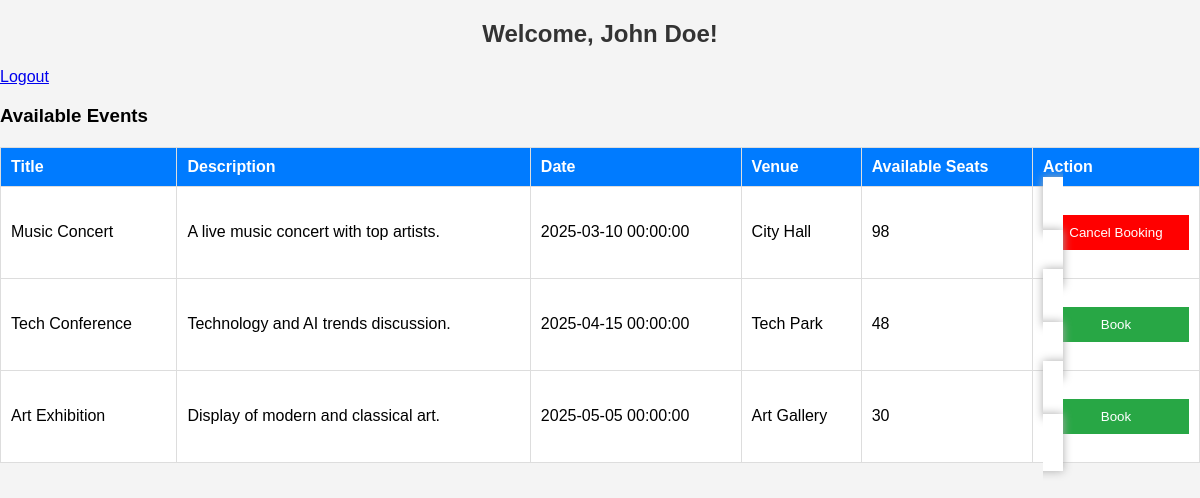
/events.php (signed in), run on the app's committed database.
### tables this page shows
CREATE TABLE `events` (
  `id` int(11) NOT NULL,
  `title` varchar(255) NOT NULL,
  `description` text NOT NULL,
  `date` datetime NOT NULL,
  `venue` varchar(255) NOT NULL,
  `available_seats` int(11) NOT NULL
);

### events.php (the view, shortened to what this page needs)
<?php
include 'config.php';
$user_id = $_SESSION['user_id'];
$result = $conn->query("SELECT * FROM events WHERE available_seats > 0 ORDER BY date ASC");
?>
<!DOCTYPE html>
<html lang="en">
<head>
    <link rel="stylesheet" href="styles.css">
</head>
<body>
    <h2>Welcome, <?php echo $_SESSION['user_name']; ?>!</h2>
    <a href="logout.php">Logout</a>
    <h3>Available Events</h3>
    <table border="1">
        <tr>
            <th>Title</th>
            <th>Description</th>
            <th>Date</th>
            <th>Venue</th>
            <th>Available Seats</th>
            <th>Action</th>
        </tr>
        <?php while ($row = $result->fetch_assoc()) { ?>
            <tr>
                <td><?php echo $row['title']; ?></td>
                <td><?php echo $row['description']; ?></td>
                <td><?php echo $row['date']; ?></td>
                <td><?php echo $row['venue']; ?></td>
                <td><?php echo $row['available_seats']; ?></td>
                <td>
                    <?php
                    $checkBooking = $conn->prepare("SELECT * FROM bookings WHERE user_id = ? AND event_id = ?");
                    $checkBooking->bind_param("ii", $user_id, $row['id']);
                    $checkBooking->execute();
                    $checkBookingResult = $checkBooking->get_result();
                    if ($checkBookingResult->num_rows > 0) { ?>
                        <form action="events.php" method="post" style="display:inline;">
                            <button type="submit" name="cancel_booking" style="background-color:red; color:white;">Cancel Booking</button>
                        </form>
                    <?php } elseif ($row['available_seats'] > 0) { ?>
                        <form action="events.php" method="post" style="display:inline;">
                            <button type="submit" name="book_event">Book</button>
                        </form>
                    <?php } else { ?>
                        <span>Sold Out</span>
                    <?php } ?>
                </td>
            </tr>
        <?php } ?>
    </table>
</body>
</html>

### styles.css (style rules this page uses)
body { font-family: Arial, sans-serif; margin: 0; padding: 0; background-color: #f4f4f4; }
h2 { text-align: center; color: #333; }
form { background: #fff; padding: 20px; margin: 20px auto; width: 50%; box-shadow: 0px 0px 10px 0px #aaa; }
button { display: block; width: 100%; padding: 10px; background: #28a745; color: #fff; border: none; cursor: pointer; }
table { width: 100%; border-collapse: collapse; margin: 20px 0; }
table, th, td { border: 1px solid #ddd; padding: 10px; text-align: left; }
th { background: #007bff; color: #fff; }
td { background: #fff; }

### data on the page
events: title "Music Concert", description "A live music concert with top artists.", date "2025-03-10 00:00:00", venue "City Hall", available_seats "98"
events: title "Tech Conference", description "Technology and AI trends discussion.", date "2025-04-15 00:00:00", venue "Tech Park", available_seats "48"
events: title "Art Exhibition", description "Display of modern and classical art.", date "2025-05-05 00:00:00", venue "Art Gallery", available_seats "30"

### other printed values
$_SESSION['user_name'] "John Doe"
